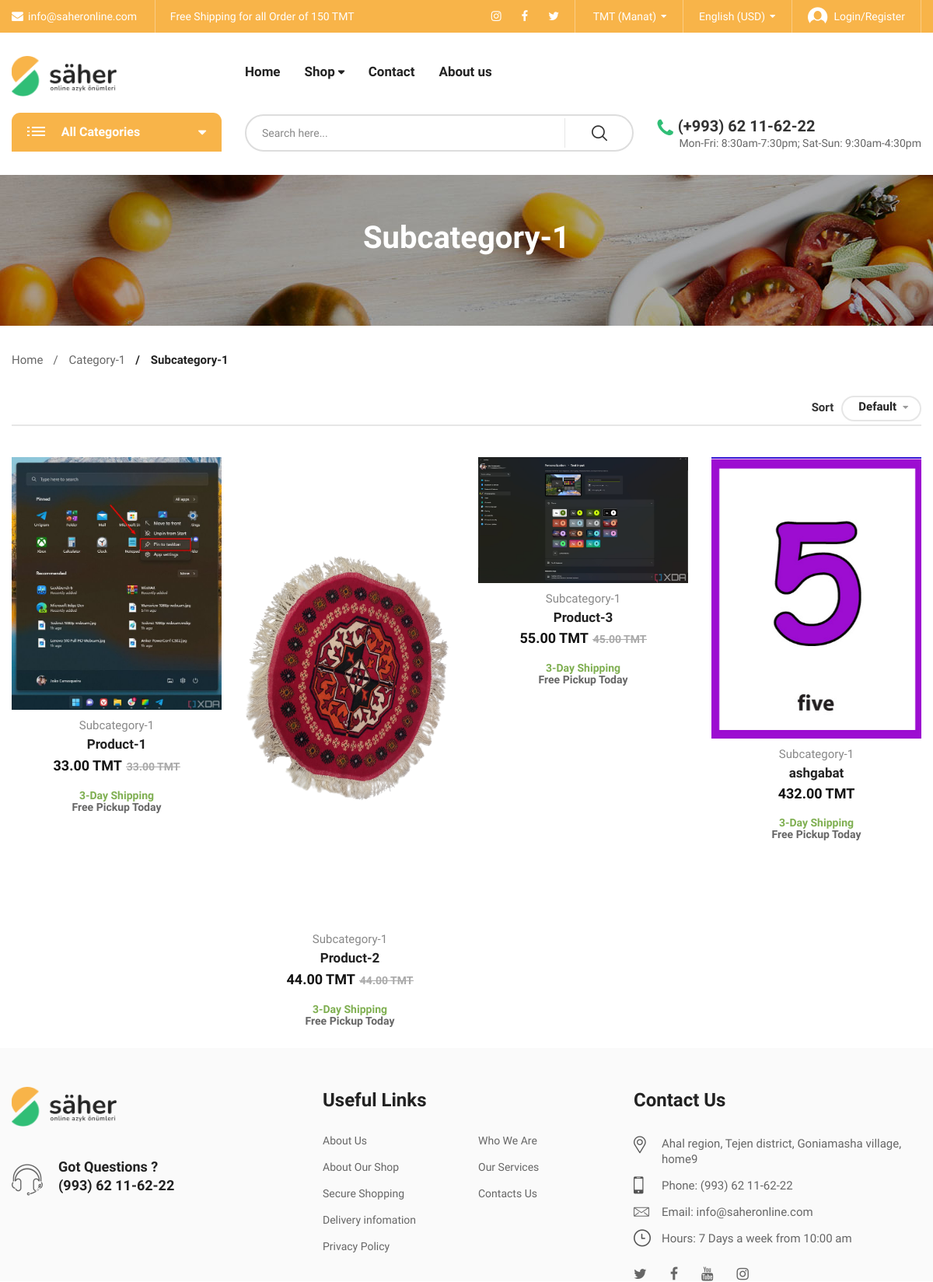
/sub/3, run on the app's committed database.
### subcategories/models.py (models this page shows)
class Subcategory(models.Model):
    name = models.CharField(max_length=50)
    category = models.ForeignKey(Category, on_delete=models.CASCADE, related_name='subcategories')
    icon = models.CharField(max_length=100, null=True, blank=True)
    created_at = models.DateTimeField(auto_now_add=True)
    updated_at = models.DateTimeField(auto_now=True)
    def __str__(self):
        return self.name

### categories/models.py (models this page shows, shortened)
class Category(models.Model):
    name = models.CharField(max_length=50)
    icon = models.CharField(max_length=30)
    created_at = models.DateTimeField(auto_now_add=True)
    updated_at = models.DateTimeField(auto_now=True)
    def __str__(self):
        return self.name

### products/models.py (models this page shows, shortened)
class Product(models.Model):
    name = models.CharField(max_length=50)
    subcategory = models.ForeignKey(
        Subcategory, on_delete=models.CASCADE, related_name='products')
    image = models.ImageField(upload_to='products/')
    price_old = models.DecimalField(
        max_digits=8, decimal_places=2, blank=True, null=True)
    price_new = models.DecimalField(max_digits=8, decimal_places=2)
    desc = models.TextField()
    created_at = models.DateTimeField(auto_now_add=True)
    updated_at = models.DateTimeField(auto_now=True)

### Saher_app/views.py (the view, shortened to what this page needs)
# urls.py: path('sub/<int:i>', views.subcategory, name='main.sub'),
def subcategory(request, i):
    subcat = Subcategory.objects.get(id=i)
    all_products = Product.objects.filter(subcategory = subcat)
    temp = None
    paginator = Paginator(all_products, 16)
    page_number = request.GET.get('page') or 0
    try:
        products = paginator.page(page_number)
    except PageNotAnInteger:
        products = paginator.page(1)
    except EmptyPage:
        products = paginator.page(paginator.num_pages)
    context = {
        'subcat': subcat,
        'all_products':products,
        'select_opt':temp,
        'order_options':order_options,
    }
    return render(request, 'shop.html', context)

### Saher_app/context_processors.py (called while the page is built)
def include_categories(request):
    categories = Category.objects.all()
    subcategories = Subcategory.objects.all()
    if request.user.is_authenticated:
        shopping_cart, created =  Cart.objects.get_or_create(user = request.user, status = False)
    else:
        shopping_cart = None
    return {
        'categories': categories,
        'subcategories': subcategories,
        'shopping_cart': shopping_cart,
    }

### templates/shop.html (shortened to what this page needs)
{% extends 'main.html' %}
{% load static %}
{% block main %}
    <div class="hero-section hero-background">
        <h1 class="page-title">{{subcat.name}}</h1>
    </div>
    <div class="container">
        <nav class="biolife-nav">
            <ul>
                <li class="nav-item"><a href="/" class="permal-link">Home</a></li>
                <li class="nav-item"><a class="permal-link">{{subcat.category}}</a></li>
                <li class="nav-item"><span class="current-page">{{subcat.name}}</span></li>
            </ul>
        </nav>
    </div>
    <div class="page-contain category-page no-sidebar">
        <div class="container">
            <div class="row">
                <div id="main-content" class="main-content col-lg-12 col-md-12 col-sm-12 col-xs-12">
                    <div class="product-category grid-style">
                        <div id="top-functions-area" class="top-functions-area" >
                            <div class="flt-item to-right">
                                <form action="" name="frm-refine" method="get">
                                <span class="flt-title">Sort</span>
                                <div class="wrap-selectors">
                                    <div class="selector-item orderby-selector">
                                    </div>
                                </div>
                            </div>
                        </div>
                        <div class="row">
                            <ul class="products-list">
                                {% for product in all_products %}
                                <li class="product-item col-lg-3 col-md-3 col-sm-4 col-xs-6">
                                    <div class="contain-product layout-default">
                                        <div class="product-thumb">
                                            <a href="{% url 'main.product' product.id %}" class="link-to-product">
                                                <img src="{{product.image.url}}" alt="dd" width="270" height="270" class="product-thumnail">
                                            </a>
                                        </div>
                                        <div class="info">
                                            <b class="categories">{{subcat.name}}</b>
                                            <h4 class="product-title"><a href="{% url 'main.product' product.id %}" class="pr-name">{{product.name}}</a></h4>
                                            <div class="price">
                                                <ins><span class="price-amount">{{product.price_new}} <span class="currencySymbol">TMT</span> </span></ins>
                                                {% if product.price_old is not None %}
                                                        <del><span class="price-amount">{{product.price_old}} <span class="currencySymbol">TMT</span></span></del>
                                                    {% endif %}
                                            </div>
                                            <div class="shipping-info">
                                                <p class="shipping-day">3-Day Shipping</p>
                                                <p class="for-today">Free Pickup Today</p>
                                            </div>
                                        </div>
                                    </div>
                                </li>
                                {% endfor %}
                            </ul>
                        </div>
                    </div>
                </div>
            </div>
        </div>
    </div>
{% endblock main %}

### data on the page
Subcategory: name "Subcategory-1", category "Category-1"
Product: image (picture), name "Product-1", price_new "33.00", price_old "33.00"
Product: image (picture), name "Product-2", price_new "44.00", price_old "44.00"
Product: image (picture), name "Product-3", price_new "55.00", price_old "45.00"
Product: image (picture), name "ashgabat", price_new "432.00"
